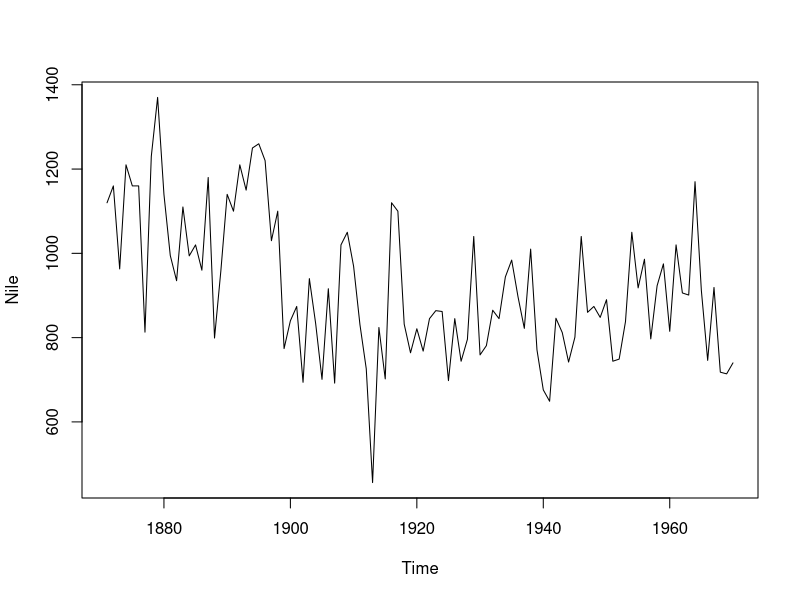
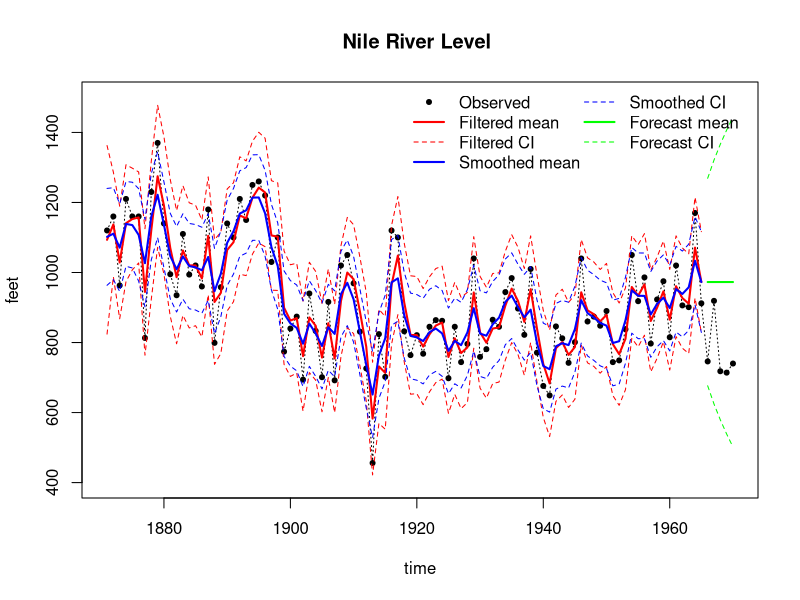

These figures' R source, in order:
## ---- chunk 1
#| label: lst-NDLM-unknown-variance
#| lst-label: lst-NDLM-unknown-variance
#| lst-cap: NDLM, Unknown Observational Variance Example

## create list for matrices
set_up_dlm_matrices_unknown_v <- function(
  Ft, Gt, Wt_star){
  if(!is.array(Gt)){
    Stop("Gt and Ft should be array")
  }
  if(missing(Wt_star)){
    return(list(Ft=Ft, Gt=Gt))
  }else{
    return(list(Ft=Ft, Gt=Gt, Wt_star=Wt_star))
  }
}


## create list for initial states
set_up_initial_states_unknown_v <- function(
  m0, C0_star, n0, S0){
  return(list(m0=m0, C0_star=C0_star, n0=n0, S0=S0))
}

forward_filter_unknown_v <- function(
  data, matrices, initial_states, delta){
  ## retrieve dataset
  yt <- data$yt
  T<- length(yt)
  
  ## retrieve matrices
  Ft <- matrices$Ft
  Gt <- matrices$Gt
  if(missing(delta)){
    Wt_star <- matrices$Wt_star
  }
  
  ## retrieve initial state
  m0 <- initial_states$m0
  C0_star <- initial_states$C0_star
  n0 <- initial_states$n0
  S0 <- initial_states$S0
  C0 <- S0*C0_star
  
  ## create placeholder for results
  d <- dim(Gt)[1]
  at <- matrix(0, nrow=T, ncol=d)
  Rt <- array(0, dim=c(d, d, T))
  ft <- numeric(T)
  Qt <- numeric(T)
  mt <- matrix(0, nrow=T, ncol=d)
  Ct <- array(0, dim=c(d, d, T))
  et <- numeric(T)
  nt <- numeric(T)
  St <- numeric(T)
  dt <- numeric(T)
  
  # moments of priors at t
  for(i in 1:T){
    if(i == 1){
      at[i, ] <- Gt[, , i] %*% m0
      Pt <- Gt[, , i] %*% C0 %*% t(Gt[, , i])
      Pt <- 0.5*Pt + 0.5*t(Pt)
      if(missing(delta)){
        Wt <- Wt_star[, , i]*S0
        Rt[, , i] <- Pt + Wt
        Rt[,,i] <- 0.5*Rt[,,i]+0.5*t(Rt[,,i])
      }else{
        Rt[, , i] <- Pt/delta
        Rt[,,i] <- 0.5*Rt[,,i]+0.5*t(Rt[,,i])
      }
      
    }else{
      at[i, ] <- Gt[, , i] %*% t(mt[i-1, , drop=FALSE])
      Pt <- Gt[, , i] %*% Ct[, , i-1] %*% t(Gt[, , i])
      if(missing(delta)){
        Wt <- Wt_star[, , i] * St[i-1]
        Rt[, , i] <- Pt + Wt
        Rt[,,i]=0.5*Rt[,,i]+0.5*t(Rt[,,i])
      }else{
        Rt[, , i] <- Pt/delta
        Rt[,,i] <- 0.5*Rt[,,i]+0.5*t(Rt[,,i])
      }
    }
    
    # moments of one-step forecast:
    ft[i] <- t(Ft[, , i]) %*% t(at[i, , drop=FALSE]) 
    Qt[i] <- t(Ft[, , i]) %*% Rt[, , i] %*% Ft[, , i] + 
      ifelse(i==1, S0, St[i-1])
    et[i] <- yt[i] - ft[i]
    
    nt[i] <- ifelse(i==1, n0, nt[i-1]) + 1
    St[i] <- ifelse(i==1, S0, 
                    St[i-1])*(1 + 1/nt[i]*(et[i]^2/Qt[i]-1))
    
    # moments of posterior at t:
    At <- Rt[, , i] %*% Ft[, , i] / Qt[i]
    
    mt[i, ] <- at[i, ] + t(At) * et[i]
    Ct[, , i] <- St[i]/ifelse(i==1, S0, 
                  St[i-1])*(Rt[, , i] - Qt[i] * At %*% t(At))
    Ct[,,i] <- 0.5*Ct[,,i]+0.5*t(Ct[,,i])
  }
  cat("Forward filtering is completed!\n")
  return(list(mt = mt, Ct = Ct,  at = at, Rt = Rt, 
              ft = ft, Qt = Qt,  et = et, 
              nt = nt, St = St))
}

### smoothing function ###
backward_smoothing_unknown_v <- function(data, matrices, 
                                posterior_states,delta){
  ## retrieve data 
  yt <- data$yt
  T <- length(yt) 
  
  ## retrieve matrices
  Ft <- matrices$Ft
  Gt <- matrices$Gt
  
  ## retrieve matrices
  mt <- posterior_states$mt
  Ct <- posterior_states$Ct
  Rt <- posterior_states$Rt
  nt <- posterior_states$nt
  St <- posterior_states$St
  at <- posterior_states$at
  
  ## create placeholder for posterior moments 
  mnt <- matrix(NA, nrow = dim(mt)[1], ncol = dim(mt)[2])
  Cnt <- array(NA, dim = dim(Ct))
  fnt <- numeric(T)
  Qnt <- numeric(T)
  
  for(i in T:1){
    if(i == T){
      mnt[i, ] <- mt[i, ]
      Cnt[, , i] <- Ct[, , i]
    }else{
      if(missing(delta)){
        inv_Rtp1 <- chol2inv(chol(Rt[, , i+1]))
        Bt <- Ct[, , i] %*% t(Gt[, , i+1]) %*% inv_Rtp1
        mnt[i, ] <- mt[i, ] + Bt %*% (mnt[i+1, ] - at[i+1, ])
        Cnt[, , i] <- Ct[, , i] + Bt %*% (Cnt[, , i+1] - 
                                    Rt[, , i+1]) %*% t(Bt)
        Cnt[,,i] <- 0.5*Cnt[,,i]+0.5*t(Cnt[,,i])
      }else{
        inv_Gt <- solve(Gt[, , i+1])
        mnt[i, ] <- (1-delta)*mt[i, ] + 
                delta*inv_Gt %*% t(mnt[i+1, ,drop=FALSE])
        Cnt[, , i] <- (1-delta)*Ct[, , i] + 
                delta^2*inv_Gt %*% Cnt[, , i + 1]  %*% t(inv_Gt)
        Cnt[,,i] <- 0.5*Cnt[,,i]+0.5*t(Cnt[,,i])
      }
    }
    fnt[i] <- t(Ft[, , i]) %*% t(mnt[i, , drop=FALSE])
    Qnt[i] <- t(Ft[, , i]) %*% t(Cnt[, , i]) %*% Ft[, , i]
  }
  for(i in 1:T){
     Cnt[,,i]=St[T]*Cnt[,,i]/St[i] 
     Qnt[i]=St[T]*Qnt[i]/St[i]
  }
  cat("Backward smoothing is completed!\n")
  return(list(mnt = mnt, Cnt = Cnt, fnt=fnt, Qnt=Qnt))
}

## Forecast Distribution for k step
forecast_function_unknown_v <- function(posterior_states, k, 
                                        matrices, delta){
  
  ## retrieve matrices
  Ft <- matrices$Ft
  Gt <- matrices$Gt
  if(missing(delta)){
    Wt_star <- matrices$Wt_star
  }
  
  mt <- posterior_states$mt
  Ct <- posterior_states$Ct
  St <- posterior_states$St
  at <- posterior_states$at
  
  ## set up matrices
  T <- dim(mt)[1] # time points
  d <- dim(mt)[2] # dimension of state parameter vector
  
  ## placeholder for results
  at <- matrix(NA, nrow = k, ncol = d)
  Rt <- array(NA, dim=c(d, d, k))
  ft <- numeric(k)
  Qt <- numeric(k)
  
  for(i in 1:k){
    ## moments of state distribution
    if(i == 1){
      at[i, ] <- Gt[, , T+i] %*% t(mt[T, , drop=FALSE])
      
      if(missing(delta)){
       Rt[, , i] <- Gt[, , T+i] %*% Ct[, , T] %*% 
         t(Gt[, , T+i]) + St[T]*Wt_star[, , T+i]
      }else{
        Rt[, , i] <- Gt[, , T+i] %*% Ct[, , T] %*% 
          t(Gt[, , T+i])/delta
      }
      Rt[,,i] <- 0.5*Rt[,,i]+0.5*t(Rt[,,i])
      
    }else{
      at[i, ] <- Gt[, , T+i] %*% t(at[i-1, , drop=FALSE])
      if(missing(delta)){
        Rt[, , i] <- Gt[, , T+i] %*% Rt[, , i-1] %*% 
          t(Gt[, , T+i]) + St[T]*Wt_star[, , T + i]
      }else{
        Rt[, , i] <- Gt[, , T+i] %*% Rt[, , i-1] %*% 
          t(Gt[, , T+i])/delta
      }
      Rt[,,i] <- 0.5*Rt[,,i]+0.5*t(Rt[,,i])
    }
    
    
    ## moments of forecast distribution
    ft[i] <- t(Ft[, , T+i]) %*% t(at[i, , drop=FALSE])
    Qt[i] <- t(Ft[, , T+i]) %*% Rt[, , i] %*% Ft[, , T+i] + 
      St[T]
  }
  cat("Forecasting is completed!\n") # indicator of completion
  return(list(at=at, Rt=Rt, ft=ft, Qt=Qt))
}

## obtain 95% credible interval
get_credible_interval_unknown_v <- function(ft, Qt, nt, 
                                   quantile = c(0.025, 0.975)){
  bound <- matrix(0, nrow=length(ft), ncol=2)

  if ((length(nt)==1)){
   for (t in 1:length(ft)){
      t_quantile <- qt(quantile[1], df = nt)
      bound[t, 1] <- ft[t] + t_quantile*sqrt(as.numeric(Qt[t])) 
  
  # upper bound of 95% credible interval
      t_quantile <- qt(quantile[2], df = nt)
      bound[t, 2] <- ft[t] + 
        t_quantile*sqrt(as.numeric(Qt[t]))}
  }else{
  # lower bound of 95% credible interval
    for (t in 1:length(ft)){
      t_quantile <- qt(quantile[1], df = nt[t])
      bound[t, 1] <- ft[t] + 
        t_quantile*sqrt(as.numeric(Qt[t])) 
  
  # upper bound of 95% credible interval
      t_quantile <- qt(quantile[2], df = nt[t])
      bound[t, 2] <- ft[t] + 
        t_quantile*sqrt(as.numeric(Qt[t]))}
  }
  return(bound)

}

## ---- chunk 2

## Example: Nile River Level (in 10^8 m^3), 1871-1970 
## Model: First order polynomial DLM
plot(Nile) 
n=length(Nile) #n=100 observations 
k=5
T=n-k
data_T=Nile[1:T]
test_data=Nile[(T+1):n]
data=list(yt = data_T)


## set up matrices for first order polynomial model 
Ft=array(1, dim = c(1, 1, n))
Gt=array(1, dim = c(1, 1, n))
Wt_star=array(1, dim = c(1, 1, n))
m0=as.matrix(800)
C0_star=as.matrix(10)
n0=1
S0=10

## wrap up all matrices and initial values
matrices = set_up_dlm_matrices_unknown_v(Ft, Gt, Wt_star)
initial_states = set_up_initial_states_unknown_v(m0, 
                                      C0_star, n0, S0)

## filtering 
results_filtered = forward_filter_unknown_v(data, matrices, 
                                            initial_states)
ci_filtered=get_credible_interval_unknown_v(results_filtered$mt, 
                                    results_filtered$Ct, 
                                     results_filtered$nt)

## smoothing
results_smoothed=backward_smoothing_unknown_v(data, matrices, 
                                             results_filtered)
ci_smoothed=get_credible_interval_unknown_v(results_smoothed$mnt, 
                                         results_smoothed$Cnt, 
                                         results_filtered$nt[T])

## one-step ahead forecasting
results_forecast=forecast_function_unknown_v(results_filtered, 
                                                k,  matrices)
ci_forecast=get_credible_interval_unknown_v(results_forecast$ft, 
                                          results_forecast$Qt, 
                                     results_filtered$nt[T])
## ---- chunk 3
#| label: fig-NDLM-unknown-variance-nile-data
#| fig-cap: Nile River Level Filtering, Smoothing and Forecasting Results


## plot results
index=seq(1871, 1970, length.out = length(Nile))
index_filt=index[1:T]
index_forecast=index[(T+1):(T+k)]

plot(index, Nile, main = "Nile River Level ",type='l',
     xlab="time",ylab="feet",lty=3,ylim=c(400,1500))
points(index,Nile,pch=20)

lines(index_filt,results_filtered$mt, type='l', col='red',lwd=2)
lines(index_filt,ci_filtered[, 1], type='l', col='red', lty=2)
lines(index_filt,ci_filtered[, 2], type='l', col='red', lty=2)
lines(index_filt,results_smoothed$mnt, type='l', col='blue',lwd=2)
lines(index_filt, ci_smoothed[, 1], type='l', col='blue', lty=2)
lines(index_filt, ci_smoothed[, 2], type='l', col='blue', lty=2)

lines(index_forecast, results_forecast$ft, type='l', 
      col='green',lwd=2)
lines(index_forecast, ci_forecast[, 1], type='l', 
      col='green', lty=2)
lines(index_forecast, ci_forecast[, 2], type='l', 
      col='green', lty=2)
legend("topright",
       legend = c("Observed", "Filtered mean", "Filtered CI", 
                  "Smoothed mean", "Smoothed CI", 
                  "Forecast mean", "Forecast CI"),
       col = c("black", "red", "red", "blue", "blue", "green", "green"),
       lty = c(NA, 1, 2, 1, 2, 1, 2),
       pch = c(20, NA, NA, NA, NA, NA, NA),
       lwd = c(NA, 2, 1, 2, 1, 2, 1),
       bty = "n",
       ncol = 2)



